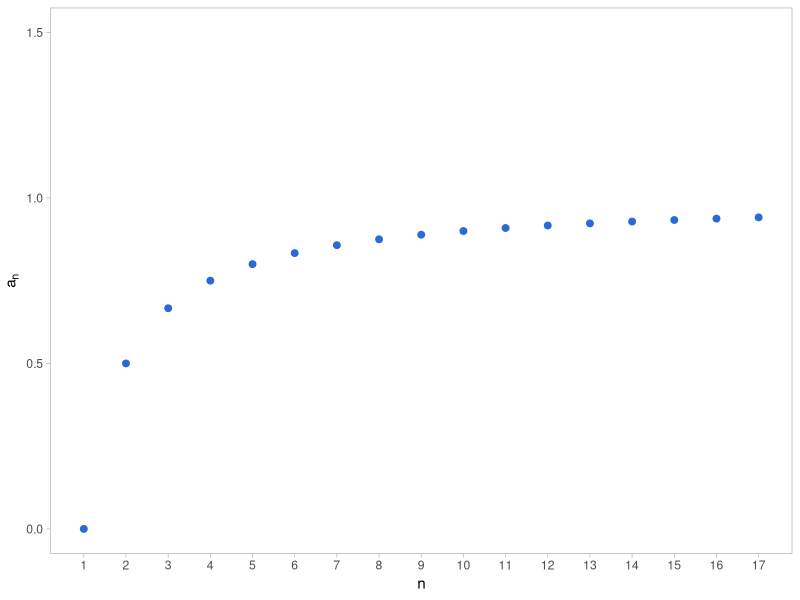
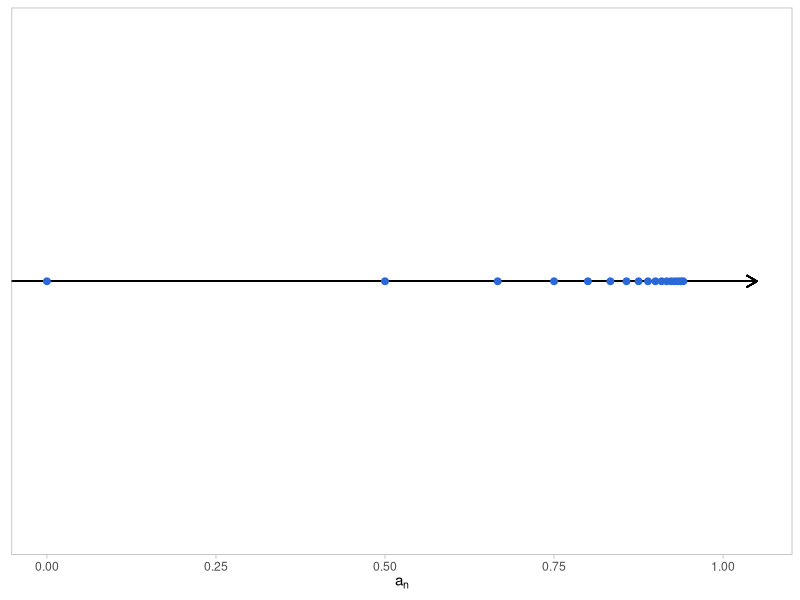

R code for these plots, in order:
##################################
# Gráficos de Sucesión.
#################################

# options(help_type = "text")
library(ggplot2)

# Sucesión a graficar:
# a_{n} = \frac{n - 1}{n}

n <- 1:17   # Defino 17 términos para la sucesión.

some_data <- data.frame(
  n,
  x = rep(0, length(n)),
  a_n = (n - 1)/n
)

# Gráficos.
xy_plane_plot <- ggplot(data = some_data) +
  geom_point(aes(x = n, y = a_n), color = "#2b68d8", size = 2) +
  expand_limits(y = c(0, 1.5)) +
  scale_x_continuous(breaks = 1:max(n)) +
  theme_light() +
  theme(panel.grid = element_blank()) +
  labs(y = expression(a[n]))

ggsave(file = "xy-plane-plot.jpg", plot = xy_plane_plot,
       height = 3.5, width = 7)


rect_line_plot <- ggplot(data = some_data) +
  geom_segment(aes(x = -0.5, xend = 1.05, y = 0, yend = 0),
               arrow = arrow(length = unit(0.3, "cm"))) +
  geom_point(aes(x = a_n, y = x), color = "#2b68d8", size = 2) +
  coord_cartesian(xlim = c(0, 1.05), ylim = c(-0.02, 0.02)) +
  theme_light() +
  theme(panel.grid = element_blank(),
        axis.text.y = element_blank(),
        axis.ticks.y = element_blank()) +
  labs(x = expression(a[n]), y = NULL)

ggsave(file = "rect-line-plot.jpg", plot = rect_line_plot,
       height = 3.5, width = 7)


